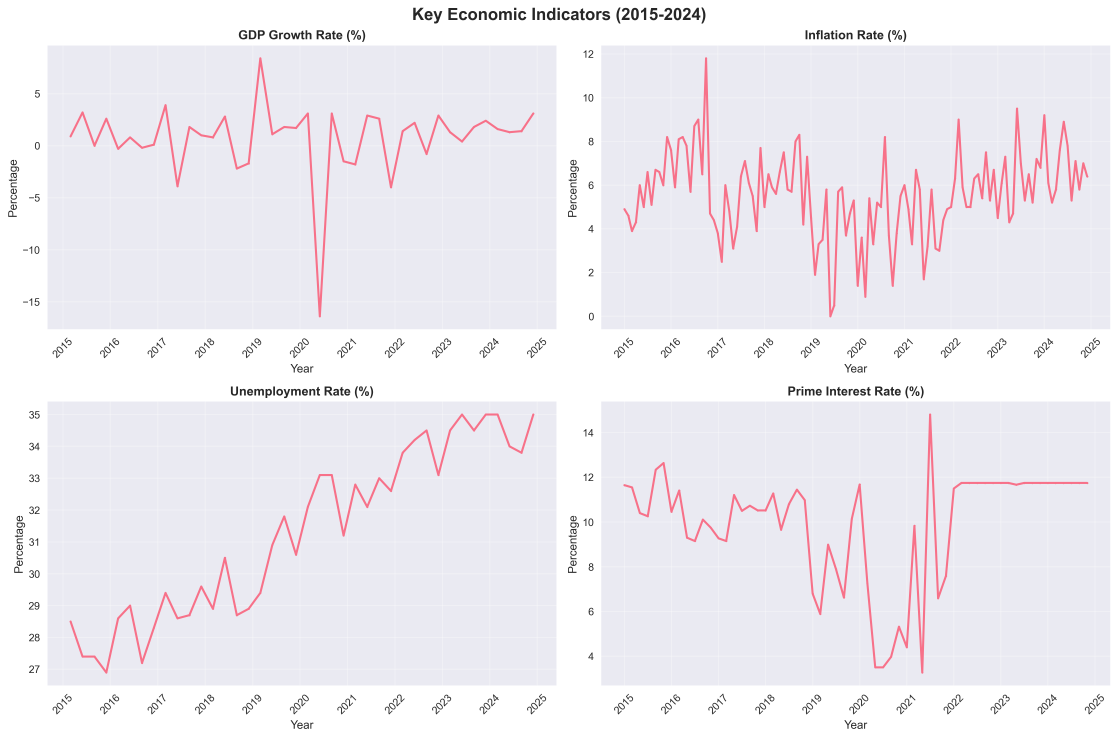
#> input picture analysis/charts/economic_indicators_timeseries.png, 4471 x 2953 px, found by its file name (shown at 1/4 size)
$ python simple_chart_viewer.py
#> lines starting #> are read from the running program, lines starting #| are printed output that depends on the picture
#> the answer given: 1
#!/usr/bin/env python3
"""
Simple Chart Viewer - View PNG charts using existing Python packages
No additional installations required!
"""

import matplotlib.pyplot as plt
import matplotlib.image as mpimg
from pathlib import Path
import os

def view_sarb_charts():
    """View SARB economic charts using matplotlib (already installed)"""

    print("📊 SARB ECONOMIC CHARTS VIEWER")
    print("=" * 40)

    charts_dir = Path("analysis/charts")

    if not charts_dir.exists():
        print(f"❌ Charts directory not found: {charts_dir}")
        return

    # Chart files to display
    chart_files = [
        ("Economic Indicators Time Series", "economic_indicators_timeseries.png"),
        ("Economic Cycles Comparison", "economic_cycles_comparison.png"),
        ("Load Shedding Impact Analysis", "loadshedding_impact_analysis.png")
    ]

    # Check which charts exist
    available_charts = []
    for title, filename in chart_files:
        chart_path = charts_dir / filename
        if chart_path.exists():
            available_charts.append((title, chart_path))
            print(f"✅ Found: {filename}")
        else:
            print(f"❌ Missing: {filename}")

    if not available_charts:
        print("❌ No chart files found!")
        return

    # Display charts
    num_charts = len(available_charts)

    if num_charts == 1:
        # Single chart
        fig, ax = plt.subplots(figsize=(12, 8))
        title, chart_path = available_charts[0]
        img = mpimg.imread(str(chart_path))
        ax.imshow(img)
        ax.set_title(title, fontsize=14, fontweight='bold')
        ax.axis('off')

    elif num_charts == 2:
        # Two charts side by side
        fig, axes = plt.subplots(1, 2, figsize=(20, 8))
        for i, (title, chart_path) in enumerate(available_charts):
            img = mpimg.imread(str(chart_path))
            axes[i].imshow(img)
            axes[i].set_title(title, fontsize=12, fontweight='bold')
            axes[i].axis('off')

    else:
        # Three or more charts
        fig, axes = plt.subplots(1, 3, figsize=(24, 8))
        for i, (title, chart_path) in enumerate(available_charts[:3]):
            img = mpimg.imread(str(chart_path))
#> img is the input picture: shape (2953, 4471, 4) float32; mean R, G, B, A 0.981, 0.967, 0.983, 1
            axes[i].imshow(img)
            axes[i].set_title(title, fontsize=10, fontweight='bold')
            axes[i].axis('off')

    fig.suptitle('SARB Economic Pipeline - Visual Analytics Dashboard',
                 fontsize=16, fontweight='bold')
    plt.tight_layout()
    plt.show()
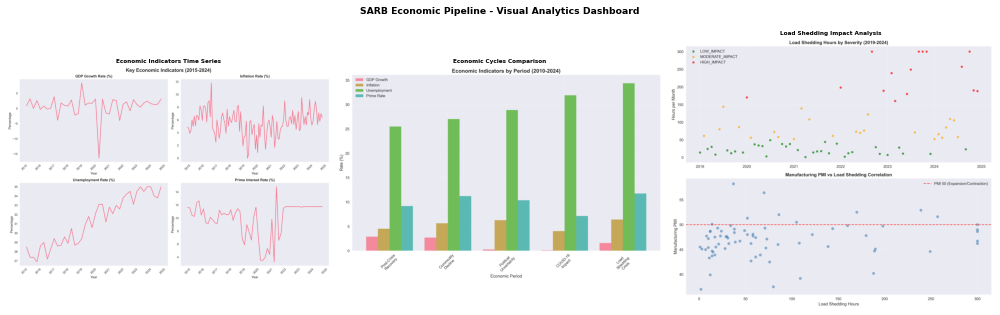
#> figure drawn by matplotlib, 3 panels

    print(f"\\n🎯 Displayed {len(available_charts)} charts")
    print("💡 Charts are also available as individual PNG files in analysis/charts/")

# [46 lines left out: functions open_charts_folder, list_chart_info, not called in this run]

def main():
    """Main menu for chart viewing options"""
    print("🏛️ SARB ECONOMIC PIPELINE - CHART VIEWER")
    print("=" * 50)
    print("Choose an option:")
    print("1. 🖼️  View all charts in Python")
    print("2. 📁 Open charts folder in Explorer")
    print("3. 📋 List chart information")
    print("4. 🌐 Show Looker Studio guide")
    print("0. ❌ Exit")

    while True:
        choice = input("\\nEnter your choice (0-4): ").strip()

        if choice == "1":
            view_sarb_charts()
            break
        elif choice == "2":
            open_charts_folder()
            break
        elif choice == "3":
            list_chart_info()
            break
        elif choice == "4":
            print("\\n🌐 LOOKER STUDIO GUIDE:")
            print("📋 Check the file: LOOKER_STUDIO_SETUP.md")
            print("🔗 Direct link: https://lookerstudio.google.com/")
            print("📊 Connect to: brendon-presentation.sarb_gold_reporting.comprehensive_economic_history")
            break
        elif choice == "0":
            print("👋 Goodbye!")
            break
        else:
            print("❌ Invalid choice. Please enter 0-4.")

if __name__ == "__main__":
    main()
